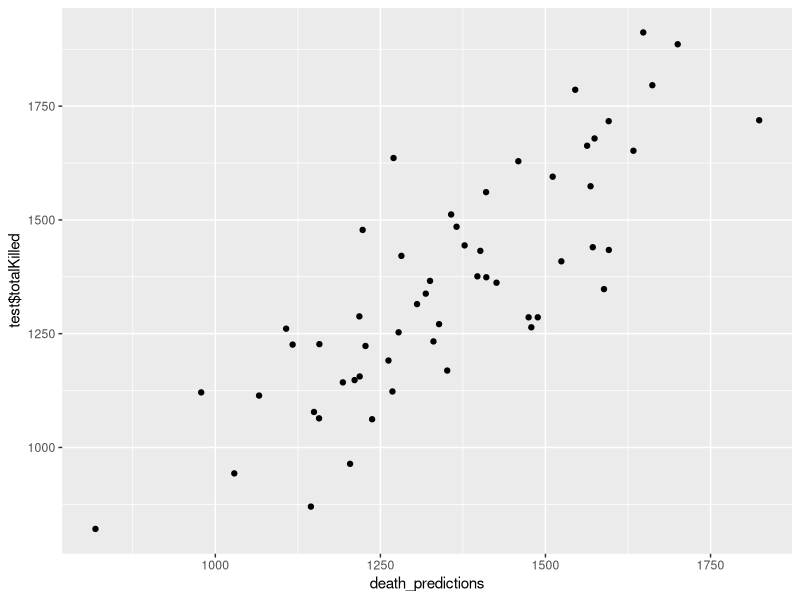

Source code (R):
## ---- chunk 1
library("dplyr")
library("tidyr")
library("caret")

driving <- as_tibble(Seatbelts)
driving$law <- as.logical(driving$law)
## ---- chunk 2
driving$totalKilled <- driving$DriversKilled+driving$front+driving$rear
driving
## ---- chunk 3
driving_model <- lm(data=driving, formula=totalKilled~drivers+kms+PetrolPrice+law)
summary(driving_model)
## ---- chunk 4
library(caret)
 
sampling = createDataPartition(driving$totalKilled, p = 0.70, list = FALSE) # p to tell 70% split
train = driving[sampling, ]
test = driving[-sampling, ]
predict_deaths_model <- lm(data=train, formula = totalKilled ~ drivers + kms + PetrolPrice + law)
death_predictions <- predict(predict_deaths_model,test)
ggplot(data=test, aes(x=death_predictions,y=test$totalKilled )) + geom_point()
R2(death_predictions,test$totalKilled)
MAE(death_predictions,test$totalKilled)
RMSE(death_predictions,test$totalKilled)
